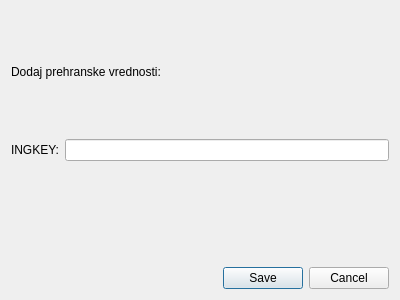
<?xml version="1.0" encoding="UTF-8"?>
<ui version="4.0">
 <class>Dialog</class>
 <widget class="QDialog" name="Dialog">
  <property name="geometry">
   <rect>
    <x>0</x>
    <y>0</y>
    <width>400</width>
    <height>300</height>
   </rect>
  </property>
  <property name="windowTitle">
   <string>Dialog</string>
  </property>
  <layout class="QVBoxLayout" name="verticalLayout">
   <item>
    <widget class="QLabel" name="label">
     <property name="text">
      <string>Dodaj prehranske vrednosti:</string>
     </property>
    </widget>
   </item>
   <item>
    <layout class="QFormLayout" name="formLayout">
     <item row="0" column="0">
      <widget class="QLabel" name="label_2">
       <property name="text">
        <string>INGKEY:</string>
       </property>
      </widget>
     </item>
     <item row="0" column="1">
      <widget class="QLineEdit" name="in_ingkey"/>
     </item>
    </layout>
   </item>
   <item>
    <widget class="QDialogButtonBox" name="buttonBox">
     <property name="orientation">
      <enum>Qt::Horizontal</enum>
     </property>
     <property name="standardButtons">
      <set>QDialogButtonBox::Cancel|QDialogButtonBox::Save</set>
     </property>
    </widget>
   </item>
  </layout>
 </widget>
 <resources/>
 <connections>
  <connection>
   <sender>buttonBox</sender>
   <signal>accepted()</signal>
   <receiver>Dialog</receiver>
   <slot>accept()</slot>
   <hints>
    <hint type="sourcelabel">
     <x>248</x>
     <y>254</y>
    </hint>
    <hint type="destinationlabel">
     <x>157</x>
     <y>274</y>
    </hint>
   </hints>
  </connection>
  <connection>
   <sender>buttonBox</sender>
   <signal>rejected()</signal>
   <receiver>Dialog</receiver>
   <slot>reject()</slot>
   <hints>
    <hint type="sourcelabel">
     <x>316</x>
     <y>260</y>
    </hint>
    <hint type="destinationlabel">
     <x>286</x>
     <y>274</y>
    </hint>
   </hints>
  </connection>
 </connections>
</ui>
